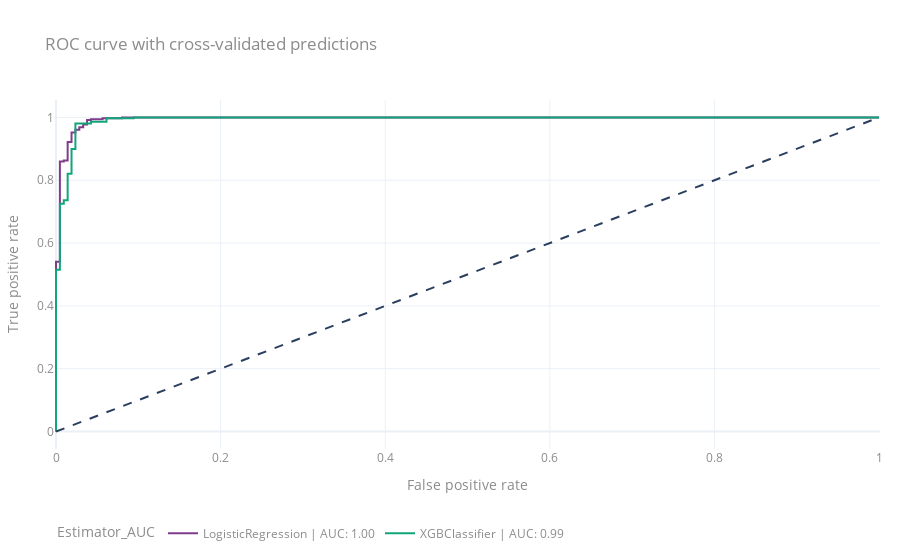

The notebook cell this image was saved under:
### Code cell
from sklearn.datasets import load_breast_cancer
from poniard import PoniardClassifier

X, y = load_breast_cancer(return_X_y=True, as_frame=True)
clf = PoniardClassifier().setup(X, y)
clf.fit()
selected_clf = ["LogisticRegression", "XGBClassifier"]
clf.plot.roc_curve(estimator_names=selected_clf)

### Figure 1 — Plotly figure (JSON) as saved in the notebook; plotly's stock layout.template omitted (floating-point values rounded to 4 significant figures)
{"data": [{"customdata": [["LogisticRegression | AUC: 1.00", "LogisticRegression", 0.9953], ["LogisticRegression | AUC: 1.00", "LogisticRegression", 0.9953], ["LogisticRegression | AUC: 1.00", "LogisticRegression", 0.9953], ["LogisticRegression | AUC: 1.00", "LogisticRegression", 0.9953], ["LogisticRegression | AUC: 1.00", "LogisticRegression", 0.9953], ["LogisticRegression | AUC: 1.00", "LogisticRegression", 0.9953], ["LogisticRegression | AUC: 1.00", "LogisticRegression", 0.9953], ["LogisticRegression | AUC: 1.00", "LogisticRegression", 0.9953], ["LogisticRegression | AUC: 1.00", "LogisticRegression", 0.9953], ["LogisticRegression | AUC: 1.00", "LogisticRegression", 0.9953], ["LogisticRegression | AUC: 1.00", "LogisticRegression", 0.9953], ["LogisticRegression | AUC: 1.00", "LogisticRegression", 0.9953], ["LogisticRegression | AUC: 1.00", "LogisticRegression", 0.9953], ["LogisticRegression | AUC: 1.00", "LogisticRegression", 0.9953], ["LogisticRegression | AUC: 1.00", "LogisticRegression", 0.9953], ["LogisticRegression | AUC: 1.00", "LogisticRegression", 0.9953], ["LogisticRegression | AUC: 1.00", "LogisticRegression", 0.9953], ["LogisticRegression | AUC: 1.00", "LogisticRegression", 0.9953], ["LogisticRegression | AUC: 1.00", "LogisticRegression", 0.9953], ["LogisticRegression | AUC: 1.00", "LogisticRegression", 0.9953], ["LogisticRegression | AUC: 1.00", "LogisticRegression", 0.9953], ["LogisticRegression | AUC: 1.00", "LogisticRegression", 0.9953], ["LogisticRegression | AUC: 1.00", "LogisticRegression", 0.9953], ["LogisticRegression | AUC: 1.00", "LogisticRegression", 0.9953], ["LogisticRegression | AUC: 1.00", "LogisticRegression", 0.9953], ["LogisticRegression | AUC: 1.00", "LogisticRegression", 0.9953]], "hovertemplate": "False positive rate=%{x:.2f}<br>True positive rate=%{y:.2f}<br>Estimator=%{customdata[1]}<br>AUC=%{customdata[2]:.2f}<extra></extra>", "legendgroup": "LogisticRegression | AUC: 1.00", "line": {"color": "rgb(127, 60, 141)", "dash": "solid"}, "marker": {"symbol": "circle"}, "mode": "lines", "name": "LogisticRegression | AUC: 1.00", "orientation": "v", "showlegend": true, "type": "scatter", "x": [0, 0, 0, 0.004717, 0.004717, 0.009434, 0.009434, 0.01415, 0.01415, 0.01887, 0.01887, 0.02358, 0.02358, 0.0283, 0.0283, 0.03302, 0.03302, 0.03774, 0.03774, 0.04245, 0.04245, 0.0566, 0.0566, 0.08019, 0.08019, 1], "xaxis": "x", "y": [0, 0.002801, 0.5406, 0.5406, 0.8599, 0.8599, 0.8627, 0.8627, 0.9216, 0.9216, 0.9524, 0.9524, 0.9608, 0.9608, 0.9692, 0.9692, 0.9776, 0.9776, 0.9916, 0.9916, 0.9944, 0.9944, 0.9972, 0.9972, 1, 1], "yaxis": "y"}, {"customdata": [["XGBClassifier | AUC: 0.99", "XGBClassifier", 0.9931], ["XGBClassifier | AUC: 0.99", "XGBClassifier", 0.9931], ["XGBClassifier | AUC: 0.99", "XGBClassifier", 0.9931], ["XGBClassifier | AUC: 0.99", "XGBClassifier", 0.9931], ["XGBClassifier | AUC: 0.99", "XGBClassifier", 0.9931], ["XGBClassifier | AUC: 0.99", "XGBClassifier", 0.9931], ["XGBClassifier | AUC: 0.99", "XGBClassifier", 0.9931], ["XGBClassifier | AUC: 0.99", "XGBClassifier", 0.9931], ["XGBClassifier | AUC: 0.99", "XGBClassifier", 0.9931], ["XGBClassifier | AUC: 0.99", "XGBClassifier", 0.9931], ["XGBClassifier | AUC: 0.99", "XGBClassifier", 0.9931], ["XGBClassifier | AUC: 0.99", "XGBClassifier", 0.9931], ["XGBClassifier | AUC: 0.99", "XGBClassifier", 0.9931], ["XGBClassifier | AUC: 0.99", "XGBClassifier", 0.9931], ["XGBClassifier | AUC: 0.99", "XGBClassifier", 0.9931], ["XGBClassifier | AUC: 0.99", "XGBClassifier", 0.9931], ["XGBClassifier | AUC: 0.99", "XGBClassifier", 0.9931], ["XGBClassifier | AUC: 0.99", "XGBClassifier", 0.9931], ["XGBClassifier | AUC: 0.99", "XGBClassifier", 0.9931], ["XGBClassifier | AUC: 0.99", "XGBClassifier", 0.9931], ["XGBClassifier | AUC: 0.99", "XGBClassifier", 0.9931], ["XGBClassifier | AUC: 0.99", "XGBClassifier", 0.9931], ["XGBClassifier | AUC: 0.99", "XGBClassifier", 0.9931], ["XGBClassifier | AUC: 0.99", "XGBClassifier", 0.9931], ["XGBClassifier | AUC: 0.99", "XGBClassifier", 0.9931], ["XGBClassifier | AUC: 0.99", "XGBClassifier", 0.9931], ["XGBClassifier | AUC: 0.99", "XGBClassifier", 0.9931], ["XGBClassifier | AUC: 0.99", "XGBClassifier", 0.9931], ["XGBClassifier | AUC: 0.99", "XGBClassifier", 0.9931], ["XGBClassifier | AUC: 0.99", "XGBClassifier", 0.9931], ["XGBClassifier | AUC: 0.99", "XGBClassifier", 0.9931], ["XGBClassifier | AUC: 0.99", "XGBClassifier", 0.9931]], "hovertemplate": "False positive rate=%{x:.2f}<br>True positive rate=%{y:.2f}<br>Estimator=%{customdata[1]}<br>AUC=%{customdata[2]:.2f}<extra></extra>", "legendgroup": "XGBClassifier | AUC: 0.99", "line": {"color": "rgb(17, 165, 121)", "dash": "solid"}, "marker": {"symbol": "circle"}, "mode": "lines", "name": "XGBClassifier | AUC: 0.99", "orientation": "v", "showlegend": true, "type": "scatter", "x": [0, 0, 0, 0, 0, 0, 0, 0, 0, 0.004717, 0.004717, 0.009434, 0.009434, 0.01415, 0.01415, 0.01887, 0.01887, 0.02358, 0.02358, 0.04245, 0.04245, 0.06132, 0.06132, 0.09434, 0.09434, 0.8208, 0.8349, 0.8443, 0.8538, 0.8726, 0.8868, 1], "xaxis": "x", "y": [0, 0.002801, 0.1401, 0.1457, 0.1849, 0.1905, 0.2213, 0.2269, 0.5154, 0.5154, 0.7255, 0.7255, 0.7367, 0.7367, 0.8207, 0.8207, 0.8992, 0.8992, 0.9804, 0.9804, 0.986, 0.986, 0.9972, 0.9972, 1, 1, 1, 1, 1, 1, 1, 1], "yaxis": "y"}], "layout": {"legend": {"title": {"text": "Estimator_AUC"}, "tracegroupgap": 0}, "shapes": [{"line": {"dash": "dash"}, "type": "line", "x0": 0, "x1": 1, "xref": "x", "y0": 0, "y1": 1, "yref": "y"}], "title": {"text": "ROC curve with cross-validated predictions"}, "xaxis": {"anchor": "y", "domain": [0, 1], "title": {"text": "False positive rate"}}, "yaxis": {"anchor": "x", "domain": [0, 1], "title": {"text": "True positive rate"}}}}
